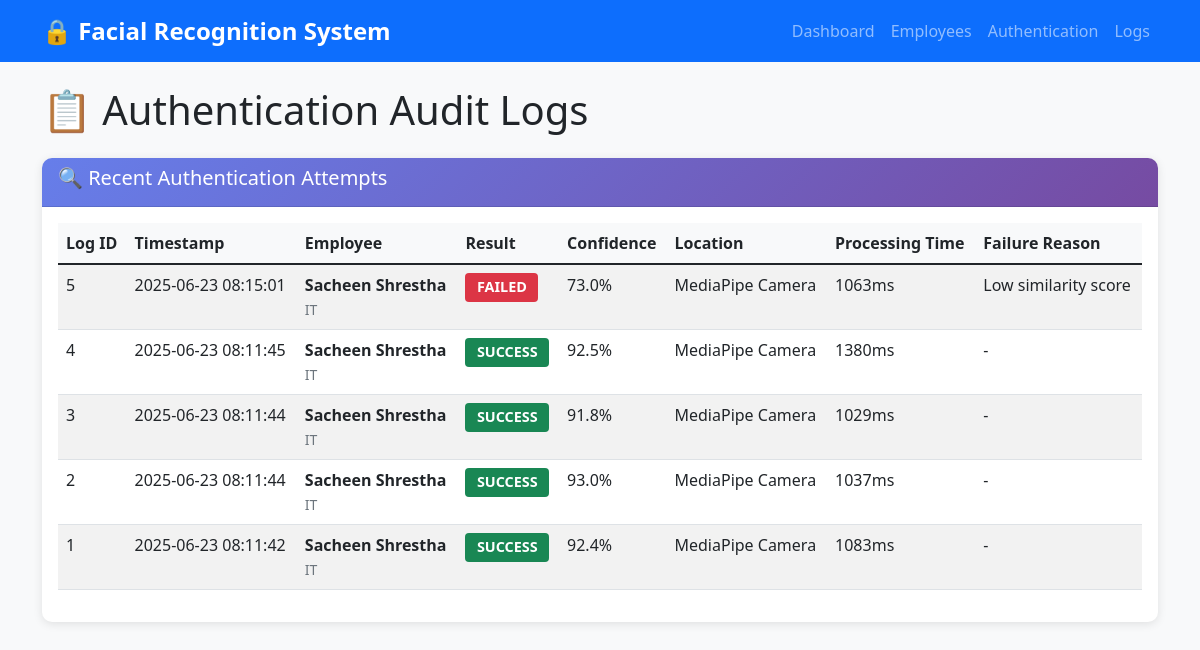
Page /logs on the committed database.
### models.py (models this page shows)
class AuthenticationLog(db.Model):
    __tablename__ = 'authentication_log'
    log_id = db.Column(db.Integer, primary_key=True, autoincrement=True)
    employee_id = db.Column(db.Integer, db.ForeignKey('employee.employee_id'), nullable=False)
    attempt_timestamp = db.Column(db.DateTime, default=datetime.utcnow)
    result = db.Column(db.String(20), nullable=False)
    confidence_score = db.Column(db.Float)
    failure_reason = db.Column(db.String(100))
    device_location = db.Column(db.String(100))
    processing_time_ms = db.Column(db.Integer)

class Employee(db.Model):
    __tablename__ = 'employee'
    employee_id = db.Column(db.Integer, primary_key=True, autoincrement=True)
    role_id = db.Column(db.Integer, db.ForeignKey('role.role_id'), nullable=False)
    first_name = db.Column(db.String(50), nullable=False)
    last_name = db.Column(db.String(50), nullable=False)
    email = db.Column(db.String(100), unique=True, nullable=False)
    department = db.Column(db.String(50))
    last_login = db.Column(db.DateTime)
    is_active = db.Column(db.Boolean, default=True)
    biometric_data = db.relationship('BiometricData', backref='employee', lazy=True)
    authentication_logs = db.relationship('AuthenticationLog', backref='employee', lazy=True)
    @property
    def full_name(self):
        return f"{self.first_name} {self.last_name}"

### app.py (the view)
@app.route('/logs')
def logs():
    logs_list = db.session.query(AuthenticationLog, Employee).join(Employee).order_by(
        AuthenticationLog.attempt_timestamp.desc()
    ).limit(50).all()
    return render_template('logs.html', logs=logs_list)

### templates/logs.html
{% extends "base.html" %}
{% block content %}
<h1 class="mb-4">📋 Authentication Audit Logs</h1>
<div class="card">
    <div class="card-header">
        <h5>🔍 Recent Authentication Attempts</h5>
    </div>
    <div class="card-body">
        <table class="table table-striped">
            <thead>
                <tr>
                    <th>Log ID</th>
                    <th>Timestamp</th>
                    <th>Employee</th>
                    <th>Result</th>
                    <th>Confidence</th>
                    <th>Location</th>
                    <th>Processing Time</th>
                    <th>Failure Reason</th>
                </tr>
            </thead>
            <tbody>
                {% for log, employee in logs %}
                <tr>
                    <td>{{ log.log_id }}</td>
                    <td>{{ log.attempt_timestamp.strftime('%Y-%m-%d %H:%M:%S') }}</td>
                    <td>
                        <strong>{{ employee.full_name }}</strong><br>
                        <small class="text-muted">{{ employee.department }}</small>
                    </td>
                    <td>
                        <span class="badge {% if log.result == 'SUCCESS' %}bg-success{% else %}bg-danger{% endif %}">
                            {{ log.result }}
                        </span>
                    </td>
                    <td>{{ "%.1f"|format(log.confidence_score * 100) }}%</td>
                    <td>{{ log.device_location }}</td>
                    <td>{{ log.processing_time_ms }}ms</td>
                    <td>{{ log.failure_reason or '-' }}</td>
                </tr>
                {% endfor %}
            </tbody>
        </table>
    </div>
</div>
{% endblock %}

### static/style.css (style rules this page uses)
body { background-color: #f8f9fa; font-family: 'Segoe UI', Tahoma, Geneva, Verdana, sans-serif; }
.card { border: none; border-radius: 10px; box-shadow: 0 2px 10px rgba(0,0,0,0.1); margin-bottom: 20px; }
.card-header { background: linear-gradient(135deg, #667eea 0%, #764ba2 100%); color: white; border-radius: 10px 10px 0 0 !important; font-weight: bold; }
.table th { background-color: #f8f9fa; font-weight: 600; border-top: none; }
.badge { font-size: 0.9em; padding: 0.5em 0.8em; }

### rows in the picture
AuthenticationLog: log_id "5", attempt_timestamp "2025-06-23 08:15:01", full_name "Sacheen Shrestha", department "IT", result "FAILED", log.confidence_score*100 "73.0", device_location "MediaPipe Camera", processing_time_ms "1063", failure_reason "Low similarity score"
AuthenticationLog: log_id "4", attempt_timestamp "2025-06-23 08:11:45", full_name "Sacheen Shrestha", department "IT", result "SUCCESS", log.confidence_score*100 "92.5", device_location "MediaPipe Camera", processing_time_ms "1380", failure_reason "-"
AuthenticationLog: log_id "3", attempt_timestamp "2025-06-23 08:11:44", full_name "Sacheen Shrestha", department "IT", result "SUCCESS", log.confidence_score*100 "91.8", device_location "MediaPipe Camera", processing_time_ms "1029", failure_reason "-"
AuthenticationLog: log_id "2", attempt_timestamp "2025-06-23 08:11:44", full_name "Sacheen Shrestha", department "IT", result "SUCCESS", log.confidence_score*100 "93.0", device_location "MediaPipe Camera", processing_time_ms "1037", failure_reason "-"
AuthenticationLog: log_id "1", attempt_timestamp "2025-06-23 08:11:42", full_name "Sacheen Shrestha", department "IT", result "SUCCESS", log.confidence_score*100 "92.4", device_location "MediaPipe Camera", processing_time_ms "1083", failure_reason "-"
